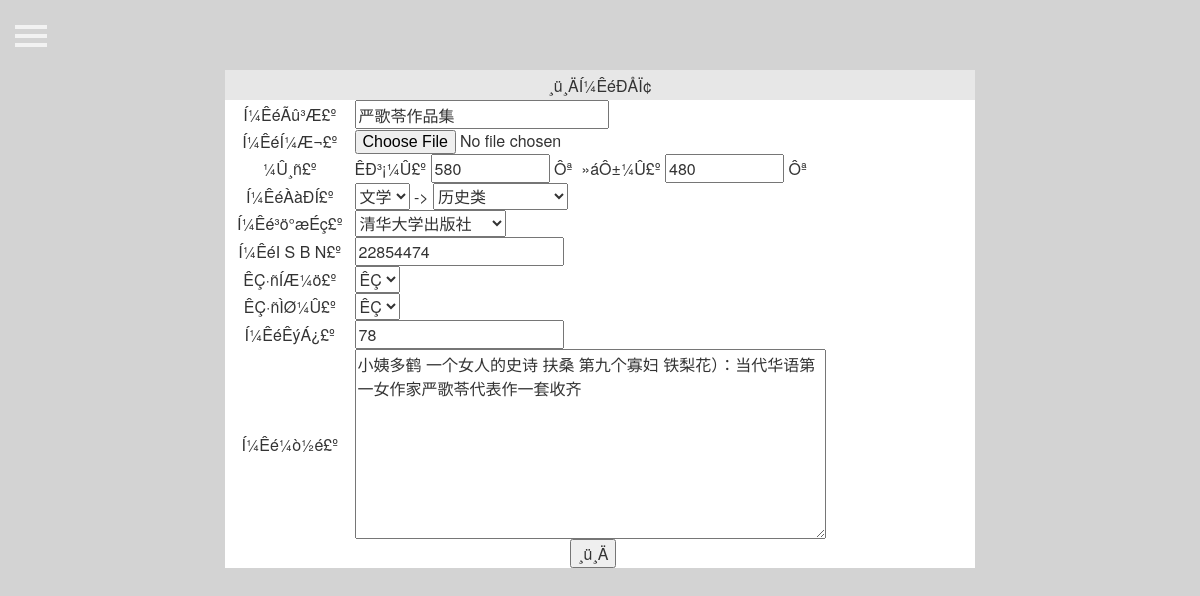
The app's page /admin/shu_edit.php?id=2 (signed in) with its own data.
### tables this page shows
CREATE TABLE IF NOT EXISTS `shu` (
  `id` int(4) NOT NULL AUTO_INCREMENT,
  `name` varchar(25) DEFAULT NULL COMMENT '图书名称',
  `jianjie` mediumtext COMMENT '图书介绍',
  `xinghao` varchar(25) DEFAULT NULL COMMENT '图书型号',
  `tupian` varchar(200) DEFAULT NULL COMMENT '图书图片',
  `shuliang` int(4) DEFAULT NULL COMMENT '图书数量',
  `cishu` int(4) DEFAULT NULL COMMENT '卖出次数',
  `tuijian` int(4) DEFAULT NULL COMMENT '是否推荐',
  `dalei` int(4) DEFAULT NULL COMMENT '大类id',
  `xiaolei` int(4) NOT NULL COMMENT '小类id',
  `huiyuanjia` varchar(25) DEFAULT NULL COMMENT '会员价',
  `shichangjia` varchar(25) DEFAULT NULL COMMENT '市场价',
  `chubanshe` varchar(25) DEFAULT NULL COMMENT '出版社id',
  `tejia` int(2) DEFAULT NULL COMMENT '是否特价',
  `addtime` datetime NOT NULL COMMENT '添加时间',
  PRIMARY KEY (`id`)
);

CREATE TABLE IF NOT EXISTS `chubanshe` (
  `id` int(10) NOT NULL AUTO_INCREMENT,
  `name` varchar(50) NOT NULL,
  PRIMARY KEY (`id`)
);

### admin/shu_edit.php (the view, shortened to what this page needs)
<?php
require("index.php");
include("../conn.php");
  $sql1=mysqli_query($conn,"select * from shu where id=".$_GET['id']."");
 $data1=mysqli_fetch_array($sql1);
?>
<table width="750" border="0" align="center" cellpadding="0" cellspacing="0">
  <tr>
    <td height="30" bgcolor="#E7E7E7" colspan = "2"><div align="center" >¸ü¸ÄÍ¼ÊéÐÅÏ¢</div></td>
  </tr>
        <form name="form1"  enctype="multipart/form-data" method="post" action="?action=save&id=<?php echo $_GET['id'];?>" onSubmit="return chkinput(this)">
          <tr>
            <td width="129" height="25" bgcolor="#FFFFFF"><div align="center">Í¼ÊéÃû³Æ£º</div></td>
            <td width="618" bgcolor="#FFFFFF"><div align="left">
                <input type="text" name="name" size="25" class="inputcss" value="<?php echo $data1['name'];?>">
            </div></td>
          </tr>
  		<tr>
            <td height="25" bgcolor="#FFFFFF"><div align="center">Í¼ÊéÍ¼Æ¬£º</div></td>
            <td height="25" bgcolor="#FFFFFF"><div align="left">
                <input name="upfile" type="file" class="inputcss" id="upfile" size="30">
            </div></td>
          </tr>
          <tr>
            <td height="25" bgcolor="#FFFFFF"><div align="center">¼Û¸ñ£º</div></td>
            <td height="25" bgcolor="#FFFFFF"><div align="left">ÊÐ³¡¼Û£º
                    <input type="text" name="shichangjia" size="10" class="inputcss" value="<?php echo $data1['shichangjia'];?>">
                Ôª&nbsp;&nbsp;»áÔ±¼Û£º
                <input type="text" name="huiyuanjia" size="10" class="inputcss" value="<?php echo $data1['huiyuanjia'];?>">
                Ôª</div></td>
          </tr>
          <tr>
            <td height="25" bgcolor="#FFFFFF"><div align="center">Í¼ÊéÀàÐÍ£º</div></td>
            <td height="25" bgcolor="#FFFFFF"><div align="left">
            </div></td>
          </tr>
          <tr>
            <td height="22" bgcolor="#FFFFFF"><div align="center">Í¼Êé³ö°æÉç£º</div></td>
            <td height="22" bgcolor="#FFFFFF"><div align="left">
              <select name="chubanshe" id="chubanshe">
  <?php
  $sql="select * from chubanshe order by id DESC";
 $res=mysqli_query($conn,$sql);
 while($rs=mysqli_fetch_array($res))
 {
	 ?>
	  <option value="<?php echo $rs['id']?>" <?php if($rs['id']==$data1['chubanshe']) echo "selected"; ?>><?php echo $rs['name']?></option>
	 <?php
	 }
  ?>
  </select>
            </div></td>
          </tr>
          <tr>
            <td height="25" bgcolor="#FFFFFF"><div align="center">Í¼ÊéI S B N£º</div></td>
            <td height="25" bgcolor="#FFFFFF"><div align="left">
                <input type="text" name="xinghao" class="inputcss" size="20" value="<?php echo $data1['xinghao'];?>">
            </div></td>
          </tr>
          <tr>
            <td height="25" bgcolor="#FFFFFF"><div align="center">ÊÇ·ñÍÆ¼ö£º</div></td>
            <td height="25" bgcolor="#FFFFFF"><div align="left">
                <select name="tuijian" class="inputcss" >
                  <option value=1 <?php if($data1['tuijian']==1) {echo "selected";}?>>ÊÇ</option>
                </select>
            </div></td>
          </tr> <tr>
        <td height="25" bgcolor="#FFFFFF"><div align="center">ÊÇ·ñÌØ¼Û£º</div></td>
        <td height="25" bgcolor="#FFFFFF"><div align="left">
          <select name="tejia" class="inputcss" >
            <option selected value=1>ÊÇ</option>
          </select>
     </div>
      </td>
      </tr>
          <tr>
            <td height="25" bgcolor="#FFFFFF"><div align="center">Í¼ÊéÊýÁ¿£º</div></td>
            <td height="25" bgcolor="#FFFFFF"><div align="left">
                <input type="text" name="shuliang" class="inputcss" size="20" value="<?php echo $data1['shuliang'];?>">
            </div></td>
          </tr>
          <tr>
            <td height="80" bgcolor="#FFFFFF"><div align="center">Í¼Êé¼ò½é£º</div></td>
            <td height="25" bgcolor="#FFFFFF"><div align="left">
                <textarea name="jianjie" cols="50" rows="8" class="inputcss"><?php echo $data1['jianjie'];?></textarea>
            </div></td>
          </tr>
          <tr>
            <td height="25" colspan="2" bgcolor="#FFFFFF"><div align="center">
              <input type="submit" class="buttoncss" value="¸ü¸Ä">
            </div></td>
          </tr>
        </form>
</table>
</body>
</html>

### admin/css/style.css (style rules this page uses)
body { position: relative; overflow-x: hidden; }
body, html { height: 100%; background-color: #583e7e; }
body, html { background-color: #583e7e; }

### records on screen
shu: name "严歌苓作品集", shichangjia "580", huiyuanjia "480", chubanshe "清华大学出版社", xinghao "22854474", tuijian "ÊÇ", shuliang "78", jianjie "小姨多鹤 一个女人的史诗 扶桑 第九个寡妇 铁梨花）：当代华语第一女作家严歌苓代表作一套收齐"

### other values on screen
form field dalei "文学"
form field xiaolei "历史类"
